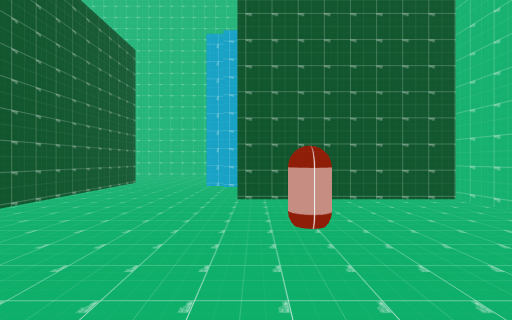
View 1 (above)

22 first-person views from a walk through a 3-D level made in the Unity game engine. The camera is 1.5 m above the floor, looks level and sees 85° across. The floor is counted in squares, 2 m on a side. Each view is taken from the middle of a square. On the plan, view 1 faces up. The plan holds only what a view shows up to about 10 squares ahead; the rest is blank. The place goes on beyond the plan. The player character is not drawn.

View 2
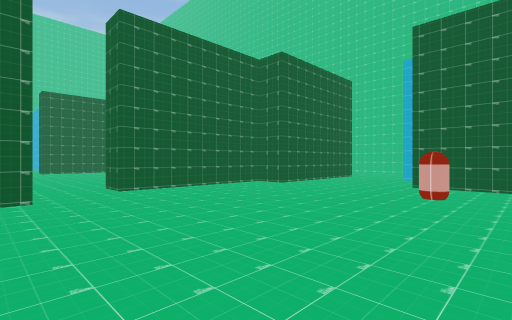

View 3
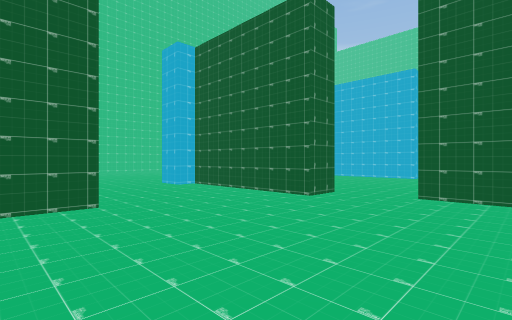

View 4
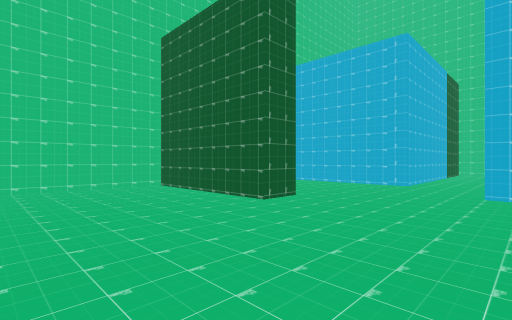

View 5
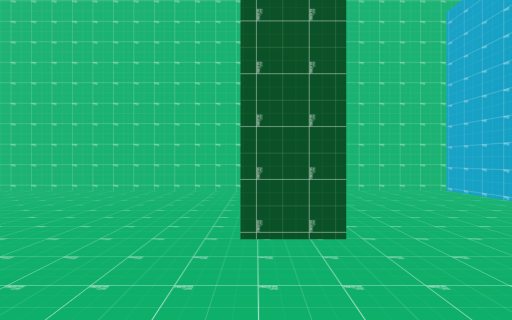

View 6
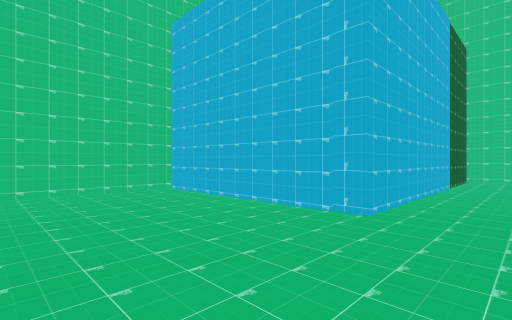

View 7
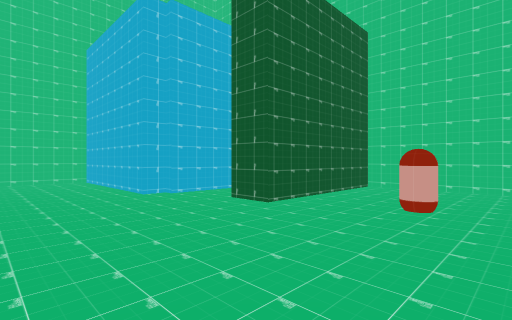

View 8
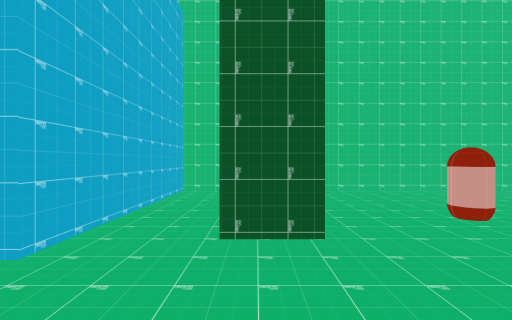

View 9
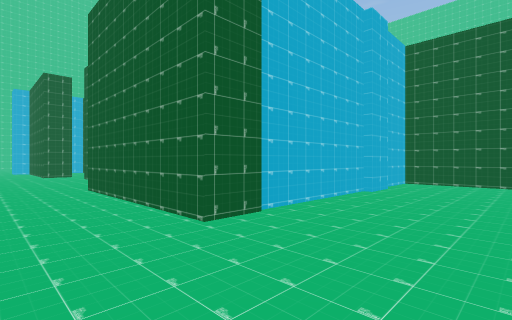

View 10
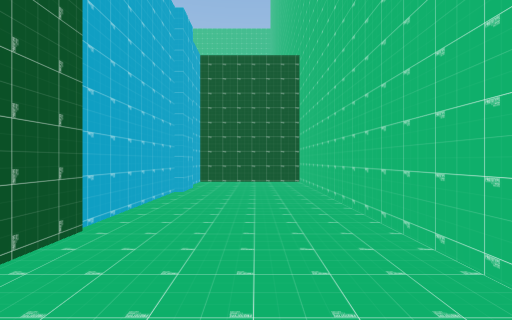

View 11
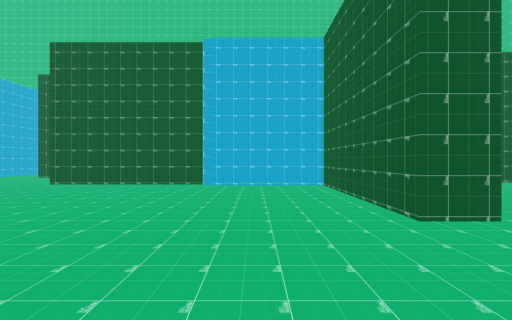

View 12
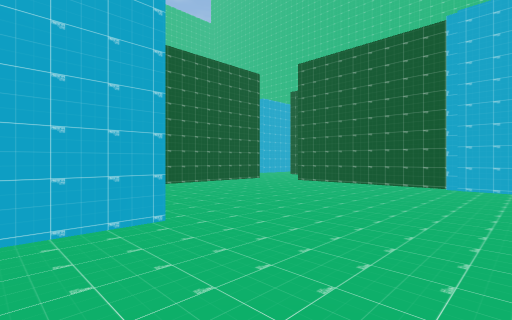

View 13
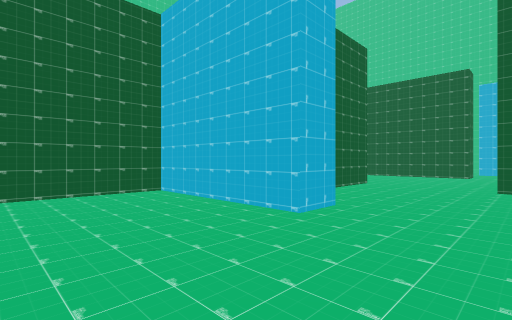

View 14
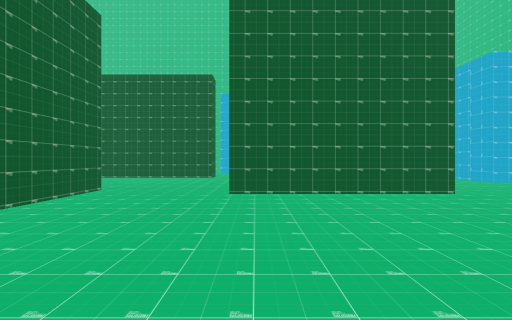

View 15
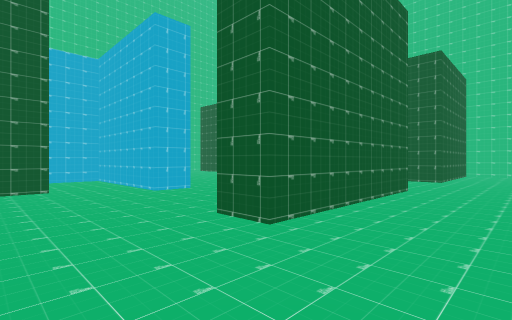

View 16
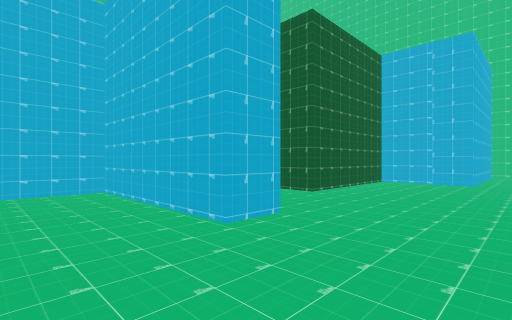

View 17
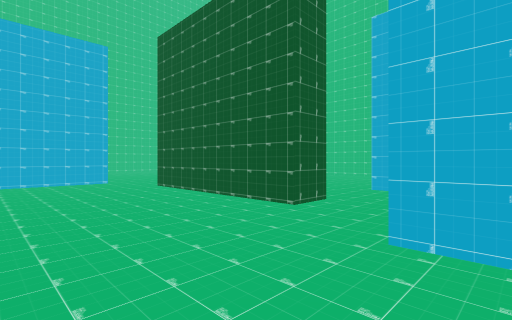

View 18
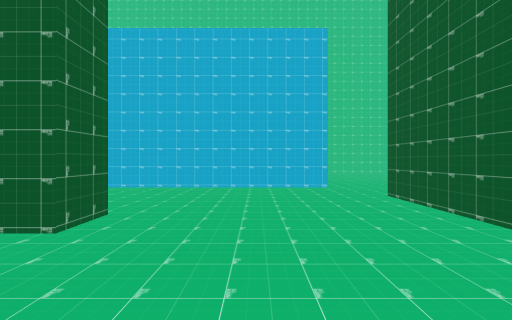

View 19
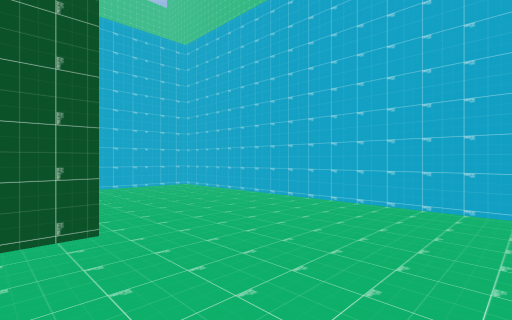

View 20
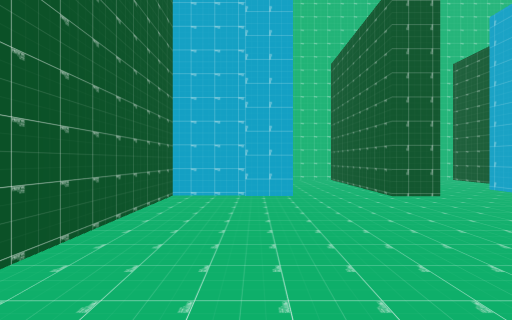

View 21
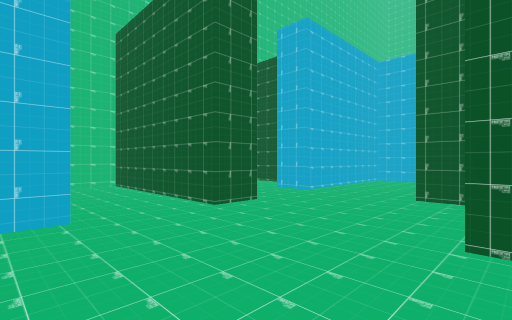

View 22
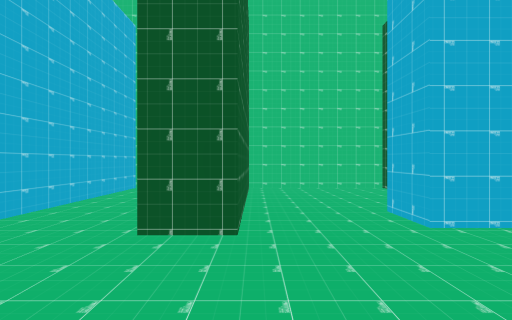

### Floor plan
Points are (right, up) in squares from view 1. A wall is a line through its corners. A room is listed if a view was taken in it or the views show most of it. See-through windows are left out.
Room 1 (views 1, 2, 3, 4, 5, 6, 7, 8)
walls: (-5, -2.3) (-3.9, -2.3) (-3.9, -6.7) (-3.3, -6.7) (-3.3, -7.8); (-0.4, -4.9) (-0.4, -3.9) (3.8, -3.9) (3.8, 5.3) (-0.4, 5.3) (-0.4, 6.4); (-0.9, 8.1) (-1.4, 8.1) (-1.4, 9.6); (3.8, 6.9) (3.8, 7.8) (-1, 7.8); (-1.4, -8.7) (3.8, -8.7) (3.8, -5.2); (-3.9, 9.1) (-3.9, 4.2) (-5, 4.2) (-5, -0.6)
ways out: opening at (-2.5, 8.5) to room 2; opening at (-5, -1.5) to room 3; opening at (-3, -8)
objects: other object (1, 3)
Room 2 (views 9, 10)
walls: (-8.6, 9.1) (-3.9, 9.1); (-9.6, 9.3) (-8.6, 9.3); (-1.4, 9.6) (-1.4, 12.5) (-11.6, 12.5) (-11.6, 9.1) (-10.1, 9.1)
ways out: opening at (-2.5, 8.5) to room 1
Room 3 (views 11, 12, 13, 14, 15, 16, 17, 18, 19, 20, 21, 22)
walls: (-12.2, -2.3) (-11.2, -2.3) (-11.2, -6.5) (-8.2, -6.5); (-16.2, 4.5) (-16.2, -0.6) (-17.2, -0.6); (-17, -4.9) (-17, -3.9) (-14.1, -3.9); (-20.6, 1.1) (-20.6, 0.1) (-22.6, 0.1); (-9.5, 4.5) (-14.3, 4.5) (-14.3, 5.6); (-22.9, -1.8) (-21.8, -1.8) (-21.8, -6.9); (-9.6, 6.8) (-9.6, 7.8); (-10, 8.1) (-14.1, 8.1) (-14.1, 9.1); (-16.2, 9.5) (-16.2, 7.8) (-17.2, 7.8) (-17.2, 12.5) (-19.2, 12.5) (-19.2, 7.8) (-21.8, 7.8) (-21.8, 3.7) (-22.8, 3.7); (-5, -0.6) (-6, -0.6) (-6, 4.2) (-9.6, 4.2); (-21, -8.7) (-12.2, -8.7) (-12.2, -6.1)
ways out: opening at (-5, -1.5) to room 1; opening at (-15.5, 8.5) to room 4; opening at (-22, -1) to room 5; opening at (-22, 2.5); opening at (-21, -7.3)
Room 4 (no view inside)
walls: (-16.2, 11.6) (-16.2, 9.5); (-12.6, 10.4) (-12.6, 12.5) (-16.2, 12.5)
ways out: opening at (-15.5, 8.5) to room 3
Room 5 (no view inside)
walls: (-22.6, 0.1) (-25, 0.1) (-25, -2)
ways out: opening at (-22, -1) to room 3; opening at (-23.5, -2)

Positions as (right, up) in squares from view 1, and headings:
1: (0, 0), facing up
2: (2, -3), facing up-left
3: (1, 1), facing down-left
4: (-4, 0), facing down-right
5: (-3, -4), facing right
6: (-3, -5), facing down-right
7: (-4, 2), facing up-right
8: (-3, 6), facing right
9: (-2, 12), facing down-left
10: (-2, 11), facing left
11: (-8, -4), facing up
12: (-8, -4), facing up-left
13: (-8, 0), facing down-left
14: (-10, 0), facing left
15: (-14, -3), facing up-left
16: (-18, -2), facing up-left
17: (-18, 1), facing down-left
18: (-19, -1), facing down
19: (-20, -4), facing down-right
20: (-20, 2), facing up
21: (-20, 4), facing up-right
22: (-16, 5), facing up
